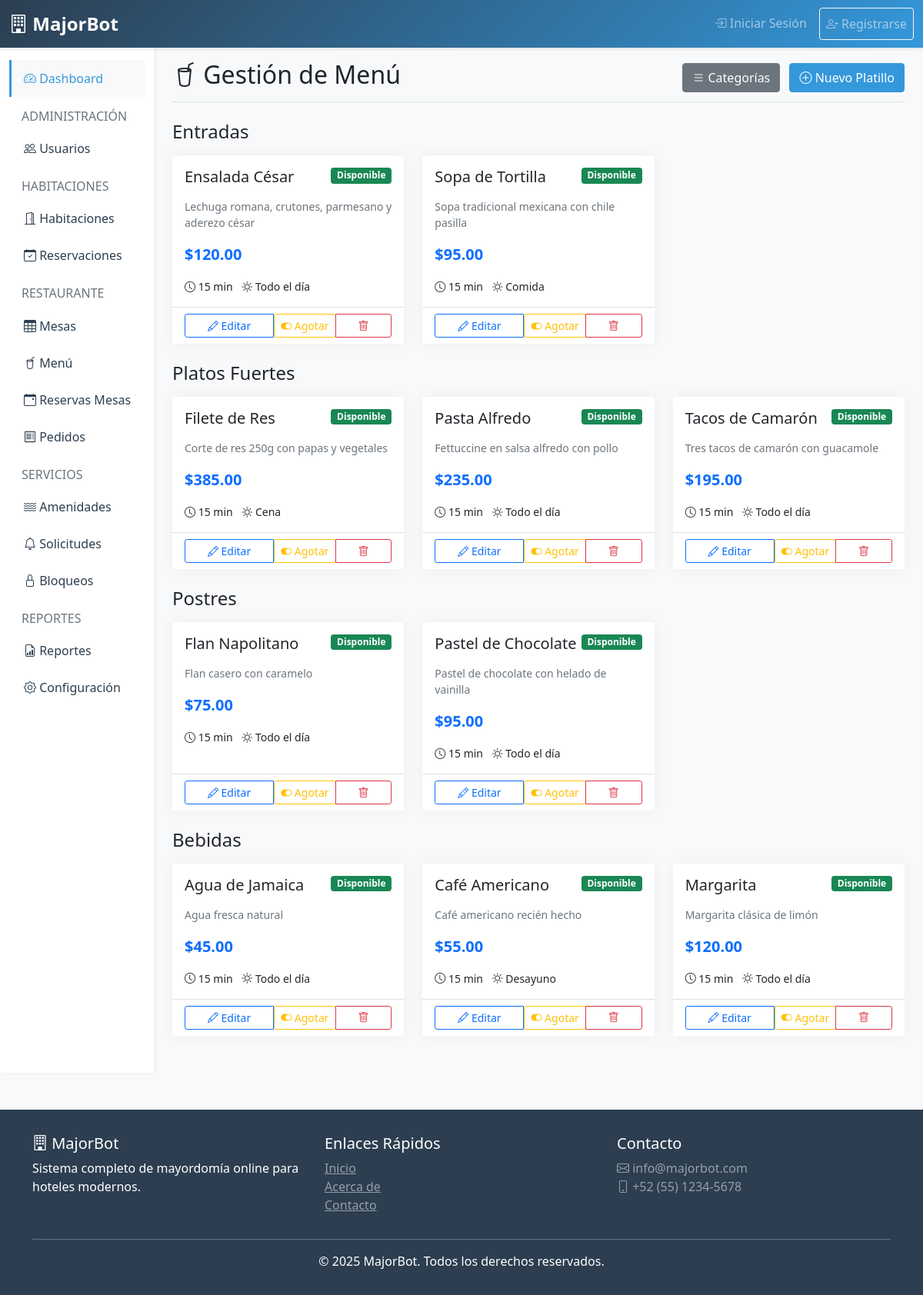
Page /dishes (signed in) on the committed database.
### tables this page shows
CREATE TABLE IF NOT EXISTS dishes (
    id INT AUTO_INCREMENT PRIMARY KEY,
    hotel_id INT NOT NULL,
    category_id INT NOT NULL,
    name VARCHAR(200) NOT NULL,
    description TEXT,
    price DECIMAL(10,2) NOT NULL,
    image VARCHAR(255),
    service_time ENUM('breakfast', 'lunch', 'dinner', 'all_day') DEFAULT 'all_day',
    preparation_time INT DEFAULT 15,
    is_available TINYINT(1) DEFAULT 1,
    is_active TINYINT(1) DEFAULT 1,
    created_at TIMESTAMP DEFAULT CURRENT_TIMESTAMP,
    updated_at TIMESTAMP DEFAULT CURRENT_TIMESTAMP ON UPDATE CURRENT_TIMESTAMP,
    FOREIGN KEY (hotel_id) REFERENCES hotels(id) ON DELETE CASCADE,
    FOREIGN KEY (category_id) REFERENCES menu_categories(id) ON DELETE CASCADE
);

### app/controllers/DishesController.php (called while the page is built, shortened)
<?php
class DishesController extends Controller {
    private $dishModel;
    private $categoryModel;
    public function __construct() {
        $this->dishModel = $this->loadModel('Dish');
        $this->categoryModel = $this->loadModel('MenuCategory');
    }
    public function index() {
        $hotelId = $_SESSION['hotel_id'];
        $dishes = $this->dishModel->getDishesByHotel($hotelId);
        $categories = $this->categoryModel->getCategoriesByHotel($hotelId);
        $data = [
            'title' => 'Gestión de Menú',
            'dishes' => $dishes,
            'categories' => $categories,
            'role' => $_SESSION['role']
        ];
        $this->loadView('dishes/index', $data);
    }
}

### core/Router.php (called while the page is built, shortened)
<?php
class Router {
    private $controller = DEFAULT_CONTROLLER;
    private $method = DEFAULT_METHOD;
    public function __construct() {
        $url = $this->parseUrl();
        if (isset($url[0]) && !empty($url[0])) {
            $controllerPath = __DIR__ . '/../app/controllers/' . ucfirst($url[0]) . 'Controller.php';
            if (file_exists($controllerPath)) {
                $this->controller = ucfirst($url[0]);
                unset($url[0]);
            }
        }
        $controllerFile = __DIR__ . '/../app/controllers/' . $this->controller . 'Controller.php';
        if (file_exists($controllerFile)) {
            $this->controller = new $controllerClass;
        } else {
            $this->show404();
            return;
        }
        $this->params = $url ? array_values($url) : [];
        call_user_func_array([$this->controller, $this->method], $this->params);
    }
    private function parseUrl() {
        if (isset($_GET['url'])) {
            return explode('/', filter_var(rtrim($_GET['url'], '/'), FILTER_SANITIZE_URL));
        }
        return [];
    }
}

### public/index.php (called while the page is built, shortened)
<?php
require_once __DIR__ . '/../core/Database.php';
require_once __DIR__ . '/../core/Model.php';
require_once __DIR__ . '/../core/Controller.php';
require_once __DIR__ . '/../core/Router.php';
new Router();

### core/Database.php (called while the page is built, shortened)
<?php
class Database {
    private static $instance = null;
    private $connection;
    private function __construct() {
        try {
            $dsn = "mysql:host=" . DB_HOST . ";dbname=" . DB_NAME . ";charset=" . DB_CHARSET;
            $options = [
                PDO::ATTR_ERRMODE => PDO::ERRMODE_EXCEPTION,
                PDO::ATTR_DEFAULT_FETCH_MODE => PDO::FETCH_ASSOC,
                PDO::ATTR_EMULATE_PREPARES => false,
            ];
            $this->connection = new PDO($dsn, DB_USER, DB_PASS, $options);
        } catch(PDOException $e) {
            die("Database connection failed: " . $e->getMessage());
        }
    }
    public static function getInstance() {
        if (self::$instance === null) {
            self::$instance = new self();
        }
        return self::$instance;
    }
    public function query($sql, $params = []) {
        try {
            $stmt = $this->connection->prepare($sql);
            $stmt->execute($params);
            return $stmt;
        } catch(PDOException $e) {
            error_log("Query error: " . $e->getMessage());
            return false;
        }
    }
    public function select($sql, $params = []) {
        $stmt = $this->query($sql, $params);
        return $stmt ? $stmt->fetchAll() : [];
    }
}

### core/Model.php (called while the page is built, shortened)
<?php
class Model {
    public function __construct() {
        $this->db = Database::getInstance();
    }
}

### app/models/Dish.php (called while the page is built, shortened)
<?php
class Dish extends Model {
    protected $table = 'dishes';
    public function getDishesByHotel($hotelId) {
        $sql = "SELECT d.*, c.name as category_name
                FROM {$this->table} d
                LEFT JOIN menu_categories c ON d.category_id = c.id
                WHERE d.hotel_id = ? AND d.is_active = 1
                ORDER BY c.display_order, d.name";
        return $this->db->select($sql, [$hotelId]);
    }
}

### app/views/dishes/index.php (the view, shortened to what this page needs)
<div class="d-flex justify-content-between flex-wrap flex-md-nowrap align-items-center pb-2 mb-3 border-bottom">
    <h1 class="h2"><i class="bi bi-cup-straw"></i> Gestión de Menú</h1>
    <div>
        <a href="<?php echo BASE_URL; ?>/dishes/categories" class="btn btn-secondary me-2">
            <i class="bi bi-list"></i> Categorías
        </a>
        <a href="<?php echo BASE_URL; ?>/dishes/create" class="btn btn-primary">
            <i class="bi bi-plus-circle"></i> Nuevo Platillo
        </a>
    </div>
</div>
<?php if (empty($dishes)): ?>
    <div class="alert alert-info text-center">
        <i class="bi bi-info-circle"></i> No hay platillos registrados en el menú
    </div>
<?php else: ?>
    <?php
    $dishesByCategory = [];
    foreach ($dishes as $dish) {
        $catName = $dish['category_name'] ?? 'Sin categoría';
        if (!isset($dishesByCategory[$catName])) {
            $dishesByCategory[$catName] = [];
        }
        $dishesByCategory[$catName][] = $dish;
    }
    ?>
    <?php foreach ($dishesByCategory as $categoryName => $categoryDishes): ?>
        <h4 class="mt-4 mb-3"><?php echo $categoryName; ?></h4>
        <div class="row g-4 mb-4">
            <?php foreach ($categoryDishes as $dish): ?>
                <div class="col-md-6 col-lg-4">
                    <div class="card h-100">
                        <div class="card-body">
                            <div class="d-flex justify-content-between align-items-start mb-2">
                                <h5 class="card-title"><?php echo $dish['name']; ?></h5>
                                <span class="badge <?php echo $dish['is_available'] ? 'bg-success' : 'bg-danger'; ?>">
                                    <?php echo $dish['is_available'] ? 'Disponible' : 'Agotado'; ?>
                                </span>
                            </div>
                            <?php if ($dish['description']): ?>
                                <p class="card-text text-muted small"><?php echo $dish['description']; ?></p>
                            <?php endif; ?>
                            <p class="card-text">
                                <strong class="text-primary" style="font-size: 1.25rem;">
                                    $<?php echo number_format($dish['price'], 2); ?>
                                </strong>
                            </p>
                            <p class="card-text small">
                                <i class="bi bi-clock"></i> <?php echo $dish['preparation_time']; ?> min
                                <span class="ms-2">
                                    <i class="bi bi-sun"></i>
                                    <?php
                                        $serviceTimeText = [
                                            'breakfast' => 'Desayuno',
                                            'lunch' => 'Comida',
                                            'dinner' => 'Cena',
                                            'all_day' => 'Todo el día'
                                        ];
                                        echo $serviceTimeText[$dish['service_time']] ?? $dish['service_time'];
                                    ?>
                                </span>
                            </p>
                        </div>
                        <div class="card-footer bg-white">
                            <div class="btn-group w-100" role="group">
                                <a href="<?php echo BASE_URL; ?>/dishes/edit/<?php echo $dish['id']; ?>"
                                   class="btn btn-sm btn-outline-primary">
                                    <i class="bi bi-pencil"></i> Editar
                                </a>
                                <form method="POST" action="<?php echo BASE_URL; ?>/dishes/toggleAvailability/<?php echo $dish['id']; ?>"
                                      style="display: inline;">
                                    <button type="submit" class="btn btn-sm btn-outline-warning">
                                        <i class="bi bi-toggle-on"></i>
                                        <?php echo $dish['is_available'] ? 'Agotar' : 'Disponible'; ?>
                                    </button>
                                </form>
                                <button type="button" class="btn btn-sm btn-outline-danger"
                                        onclick="if(confirmDelete('¿Eliminar platillo?'))
                                                 window.location='<?php echo BASE_URL; ?>/dishes/delete/<?php echo $dish['id']; ?>'">
                                    <i class="bi bi-trash"></i>
                                </button>
                            </div>
                        </div>
                    </div>
                </div>
            <?php endforeach; ?>
        </div>
    <?php endforeach; ?>
<?php endif; ?>
            </div>
        </main>
    </div>
</div>

### rows in the picture
dishes: name "Ensalada César", is_available "Disponible", description "Lechuga romana, crutones, parmesano y aderezo césar", price "120.00", preparation_time "15", service_time "Todo el día"
dishes: name "Sopa de Tortilla", is_available "Disponible", description "Sopa tradicional mexicana con chile pasilla", price "95.00", preparation_time "15", service_time "Comida"
dishes: name "Filete de Res", is_available "Disponible", description "Corte de res 250g con papas y vegetales", price "385.00", preparation_time "15", service_time "Cena"
dishes: name "Pasta Alfredo", is_available "Disponible", description "Fettuccine en salsa alfredo con pollo", price "235.00", preparation_time "15", service_time "Todo el día"
dishes: name "Tacos de Camarón", is_available "Disponible", description "Tres tacos de camarón con guacamole", price "195.00", preparation_time "15", service_time "Todo el día"
dishes: name "Flan Napolitano", is_available "Disponible", description "Flan casero con caramelo", price "75.00", preparation_time "15", service_time "Todo el día"
dishes: name "Pastel de Chocolate", is_available "Disponible", description "Pastel de chocolate con helado de vainilla", price "95.00", preparation_time "15", service_time "Todo el día"
dishes: name "Agua de Jamaica", is_available "Disponible", description "Agua fresca natural", price "45.00", preparation_time "15", service_time "Todo el día"
dishes: name "Café Americano", is_available "Disponible", description "Café americano recién hecho", price "55.00", preparation_time "15", service_time "Desayuno"
dishes: name "Margarita", is_available "Disponible", description "Margarita clásica de limón", price "120.00", preparation_time "15", service_time "Todo el día"

### other values in the picture
$categoryName "Entradas"
$categoryName "Platos Fuertes"
$categoryName "Postres"
$categoryName "Bebidas"
